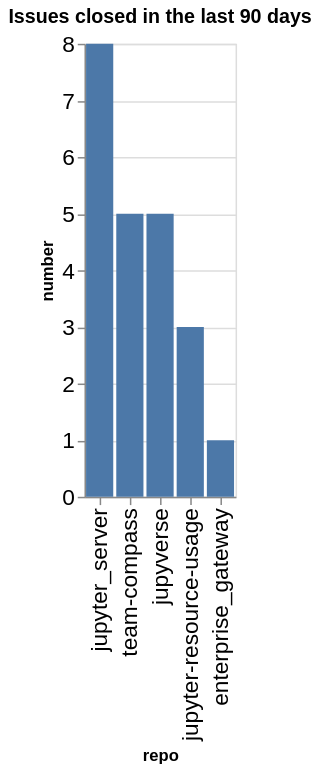

Notebook code cell kept with this figure:
### Code cell
closed_counts = closed.groupby(['org', 'repo']).count()['number'].reset_index()
closed_counts['org/repo'] = closed_counts.apply(lambda a: a['org'] + '/' + a['repo'], axis=1)
sorted_vals = closed_counts.sort_values(['number'], ascending=False)['repo'].values
alt.Chart(data=closed_counts, title=f"Issues closed in the last {n_days} days").mark_bar().encode(
    x=alt.X('repo', sort=alt.Sort(sorted_vals.tolist())),
    y='number',
)

### Figure 1 — Vega-Lite specification as saved in the notebook (floating-point values rounded to 4 significant figures)
{"config": {"axisLeft": {"labelFontSize": 15}, "axisBottom": {"labelFontSize": 15}}, "data": {"name": "data-07c11f43303b273eb4055d5ed6e03bce"}, "mark": {"type": "bar"}, "encoding": {"x": {"field": "repo", "sort": ["jupyter_server", "team-compass", "jupyverse", "jupyter-resource-usage", "enterprise_gateway"], "type": "nominal"}, "y": {"field": "number", "type": "quantitative"}}, "title": "Issues closed in the last 90 days", "$schema": "https://vega.github.io/schema/vega-lite/v5.20.1.json", "datasets": {"data-07c11f43303b273eb4055d5ed6e03bce": [{"org": "jupyter-server", "repo": "enterprise_gateway", "number": 1, "org/repo": "jupyter-server/enterprise_gateway"}, {"org": "jupyter-server", "repo": "jupyter-resource-usage", "number": 3, "org/repo": "jupyter-server/jupyter-resource-usage"}, {"org": "jupyter-server", "repo": "jupyter_server", "number": 8, "org/repo": "jupyter-server/jupyter_server"}, {"org": "jupyter-server", "repo": "jupyverse", "number": 5, "org/repo": "jupyter-server/jupyverse"}, {"org": "jupyter-server", "repo": "team-compass", "number": 5, "org/repo": "jupyter-server/team-compass"}]}}
